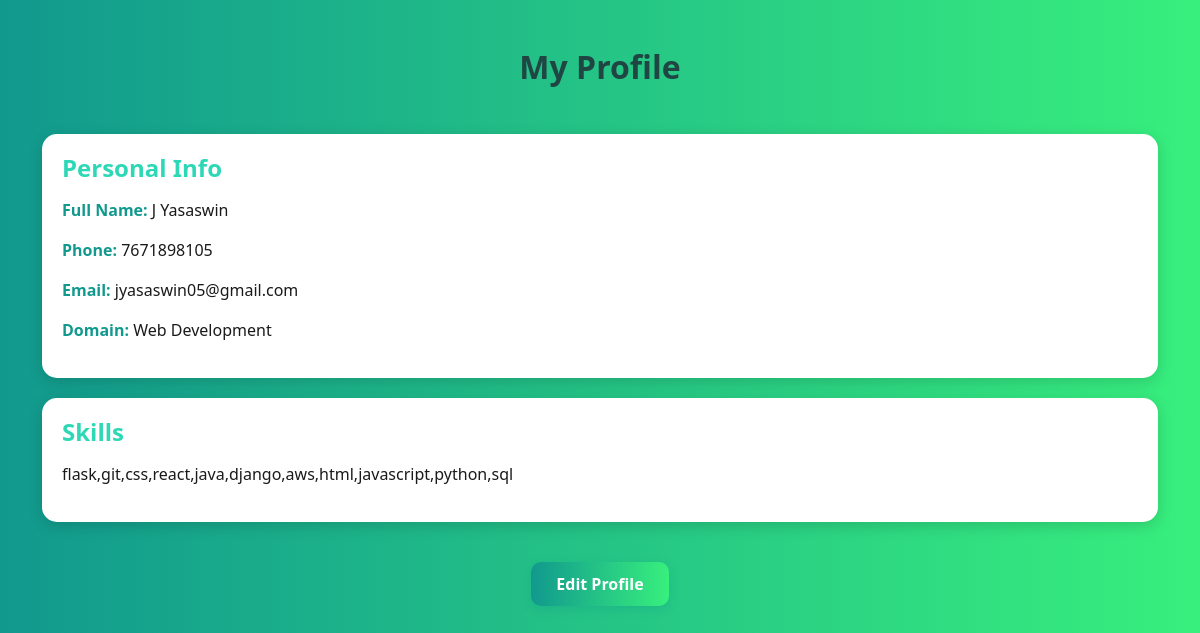
The page /profile (signed in) on the database as committed earlier.
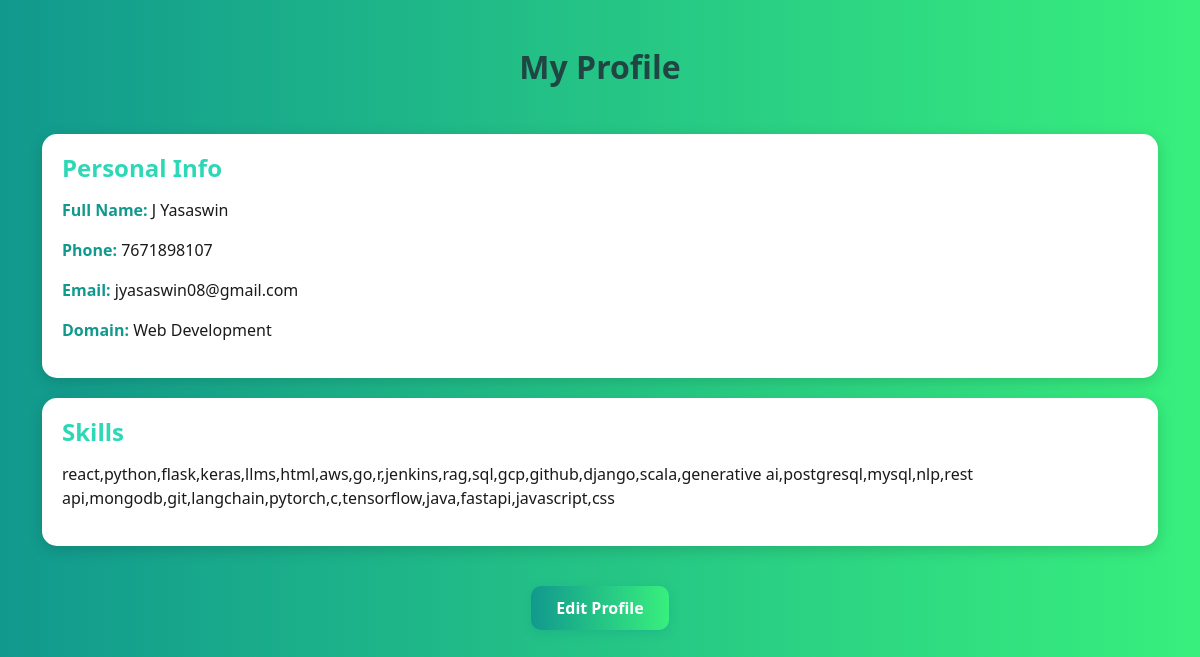
The same page on the database as committed later.
### tables this page shows
CREATE TABLE users (
            id INTEGER PRIMARY KEY AUTOINCREMENT,
            username TEXT UNIQUE NOT NULL,
            email TEXT UNIQUE NOT NULL,
            password TEXT NOT NULL,
            fullname TEXT,
            contact TEXT,
            resume TEXT,
            skills TEXT,
            domain TEXT
        );

### app.py (the view)
@app.route("/profile")
def profile():
    if "user_id" not in session:
        return redirect(url_for("login"))
    conn = get_db_connection()
    user = conn.execute("SELECT * FROM users WHERE id = ?", (session["user_id"],)).fetchone()
    conn.close()
    return render_template("profile.html", user=user)

### app.py (called while the page is built)
def get_db_connection():
    conn = sqlite3.connect("users.db")
    conn.row_factory = sqlite3.Row
    return conn

### templates/profile.html (shortened to what this page needs)
<!DOCTYPE html>
<html lang="en">
<head>
<link href="https://cdn.jsdelivr.net/npm/bootstrap@5.3.2/dist/css/bootstrap.min.css" rel="stylesheet">
</head>
<body class="container py-5">
<h2 class="text-center mb-5">My Profile</h2>
<div class="section-card">
  <h4>Personal Info</h4>
  <p><b>Full Name:</b> {{ user[4] }}</p>
  <p><b>Phone:</b> {{ user[5] }}</p>
  <p><b>Email:</b> {{ user[2] }}</p>
  <p><b>Domain:</b> {{ user[8] }}</p>
</div>
<div class="section-card">
  <h4>Skills</h4>
  {% if user[7] %}
    <p>{{ user[7] }}</p>
  {% else %}
    <p>No skills extracted.</p>
  {% endif %}
</div>
<div class="text-center">
  <a href="{{ url_for('edit_profile') }}" class="btn btn-custom">Edit Profile</a>
</div>
</body>
</html>

Rows that differ between the two databases and show on the page:
changed users "J Yasaswin": contact "7671898105" → "7671898107"; email "jyasaswin05@gmail.com" → "jyasaswin08@gmail.com"; skills "flask,git,css,react,java,django,aws,html,javascript,python,sql" → "react,python,flask,keras,llms,html,aws,go,r,jenkins,rag,sql,gcp,github,django,scala,generative ai,postgresql,mysql,nlp,rest api,mongodb,git,langchain,pytorch,c,tensorflow,java,fastapi,javascript,css"
